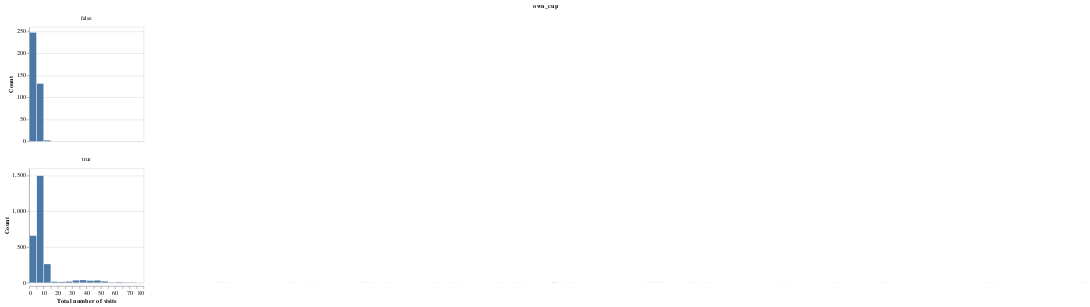

The code cell stored with this chart in its notebook:
### Code cell
visit_times_viz_df = pd.concat([own_cup_visit_times,
                                buy_cup_visit_times],
                               axis=0)
visit_times_viz = alt.Chart(visit_times_viz_df).mark_bar().encode(
    alt.X('number_of_visits').title(
        'Total number of visits'
    ).bin(
        maxbins=350
    ).scale(
        domain=(0, 80)
    ),
    alt.Y('count()').title('Count')
).properties(
    height=200,
    width=200
).facet(
    'own_cup',
    columns=1
)

visit_times_viz.resolve_scale(
    y='independent'
)

### Figure 1 — Vega-Lite specification as saved in the notebook (floating-point values rounded to 4 significant figures; data arrays with more than 128 entries replaced by an {"elided": "..."} marker saying what was removed)
{"config": {"view": {"continuousWidth": 300, "continuousHeight": 300}}, "data": {"name": "data-1314f06865b781b5320b1204443dbe2d"}, "facet": {"field": "own_cup", "type": "nominal"}, "spec": {"mark": {"type": "bar"}, "encoding": {"x": {"bin": {"maxbins": 350}, "field": "number_of_visits", "scale": {"domain": [0, 80]}, "title": "Total number of visits", "type": "quantitative"}, "y": {"aggregate": "count", "title": "Count", "type": "quantitative"}}, "height": 200, "width": 200}, "columns": 1, "resolve": {"scale": {"y": "independent"}}, "$schema": "https://vega.github.io/schema/vega-lite/v5.20.1.json", "datasets": {"data-1314f06865b781b5320b1204443dbe2d": {"elided": "2994 records"}}}
